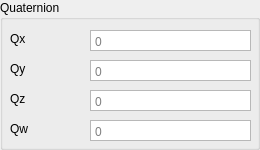
              <widget class="QGroupBox" name="quaternion">
               <property name="title">
                <string>Quaternion</string>
               </property>
               <widget class="QPlainTextEdit" name="quatX">
                <property name="geometry">
                 <rect>
                  <x>90</x>
                  <y>30</y>
                  <width>161</width>
                  <height>21</height>
                 </rect>
                </property>
                <property name="toolTip">
                 <string notr="true"/>
                </property>
                <property name="inputMethodHints">
                 <set>Qt::InputMethodHint::ImhNone</set>
                </property>
                <property name="verticalScrollBarPolicy">
                 <enum>Qt::ScrollBarPolicy::ScrollBarAlwaysOff</enum>
                </property>
                <property name="horizontalScrollBarPolicy">
                 <enum>Qt::ScrollBarPolicy::ScrollBarAlwaysOff</enum>
                </property>
                <property name="lineWrapMode">
                 <enum>QPlainTextEdit::LineWrapMode::NoWrap</enum>
                </property>
                <property name="readOnly">
                 <bool>true</bool>
                </property>
                <property name="placeholderText">
                 <string>0</string>
                </property>
               </widget>
               <widget class="QLabel" name="labelQX">
                <property name="geometry">
                 <rect>
                  <x>10</x>
                  <y>30</y>
                  <width>67</width>
                  <height>17</height>
                 </rect>
                </property>
                <property name="text">
                 <string>Qx</string>
                </property>
               </widget>
               <widget class="QPlainTextEdit" name="quatY">
                <property name="geometry">
                 <rect>
                  <x>90</x>
                  <y>60</y>
                  <width>161</width>
                  <height>21</height>
                 </rect>
                </property>
                <property name="toolTip">
                 <string notr="true"/>
                </property>
                <property name="verticalScrollBarPolicy">
                 <enum>Qt::ScrollBarPolicy::ScrollBarAlwaysOff</enum>
                </property>
                <property name="horizontalScrollBarPolicy">
                 <enum>Qt::ScrollBarPolicy::ScrollBarAlwaysOff</enum>
                </property>
                <property name="lineWrapMode">
                 <enum>QPlainTextEdit::LineWrapMode::NoWrap</enum>
                </property>
                <property name="readOnly">
                 <bool>true</bool>
                </property>
                <property name="placeholderText">
                 <string>0</string>
                </property>
               </widget>
               <widget class="QLabel" name="labelQY">
                <property name="geometry">
                 <rect>
                  <x>10</x>
                  <y>60</y>
                  <width>81</width>
                  <height>17</height>
                 </rect>
                </property>
                <property name="text">
                 <string>Qy</string>
                </property>
               </widget>
               <widget class="QLabel" name="labelQZ">
                <property name="geometry">
                 <rect>
                  <x>10</x>
                  <y>90</y>
                  <width>67</width>
                  <height>17</height>
                 </rect>
                </property>
                <property name="text">
                 <string>Qz</string>
                </property>
               </widget>
               <widget class="QPlainTextEdit" name="quatZ">
                <property name="geometry">
                 <rect>
                  <x>90</x>
                  <y>90</y>
                  <width>161</width>
                  <height>21</height>
                 </rect>
                </property>
                <property name="toolTip">
                 <string notr="true"/>
                </property>
                <property name="verticalScrollBarPolicy">
                 <enum>Qt::ScrollBarPolicy::ScrollBarAlwaysOff</enum>
                </property>
                <property name="horizontalScrollBarPolicy">
                 <enum>Qt::ScrollBarPolicy::ScrollBarAlwaysOff</enum>
                </property>
                <property name="lineWrapMode">
                 <enum>QPlainTextEdit::LineWrapMode::NoWrap</enum>
                </property>
                <property name="readOnly">
                 <bool>true</bool>
                </property>
                <property name="placeholderText">
                 <string>0</string>
                </property>
               </widget>
               <widget class="QPlainTextEdit" name="quatW">
                <property name="geometry">
                 <rect>
                  <x>90</x>
                  <y>120</y>
                  <width>161</width>
                  <height>21</height>
                 </rect>
                </property>
                <property name="toolTip">
                 <string notr="true"/>
                </property>
                <property name="verticalScrollBarPolicy">
                 <enum>Qt::ScrollBarPolicy::ScrollBarAlwaysOff</enum>
                </property>
                <property name="horizontalScrollBarPolicy">
                 <enum>Qt::ScrollBarPolicy::ScrollBarAlwaysOff</enum>
                </property>
                <property name="lineWrapMode">
                 <enum>QPlainTextEdit::LineWrapMode::NoWrap</enum>
                </property>
                <property name="readOnly">
                 <bool>true</bool>
                </property>
                <property name="placeholderText">
                 <string>0</string>
                </property>
               </widget>
               <widget class="QLabel" name="labelQW">
                <property name="geometry">
                 <rect>
                  <x>10</x>
                  <y>120</y>
                  <width>67</width>
                  <height>17</height>
                 </rect>
                </property>
                <property name="text">
                 <string>Qw</string>
                </property>
               </widget>
              </widget>
